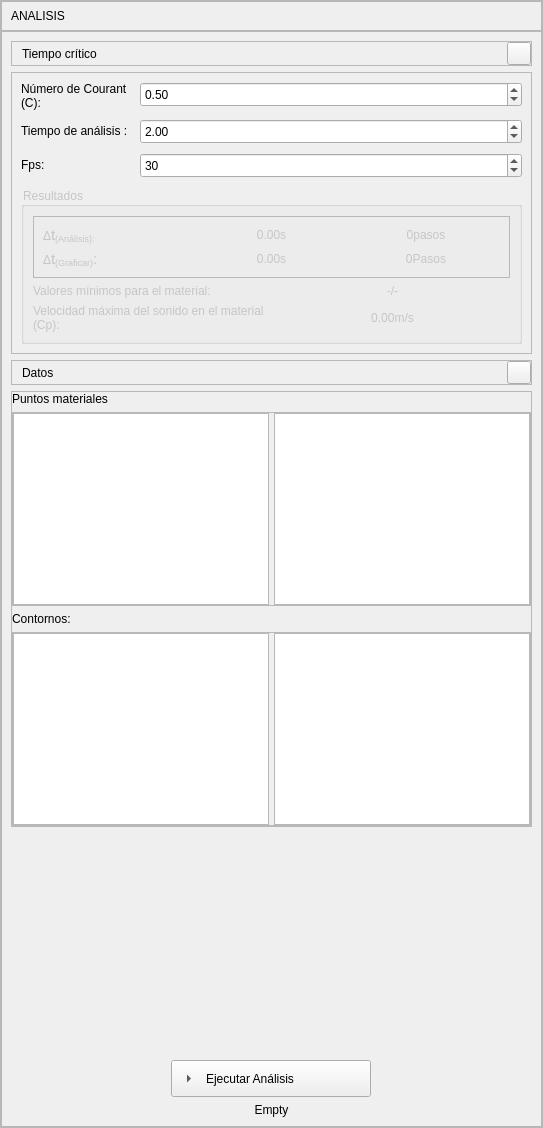
       <widget class="QFrame" name="frame_Execute">
        <property name="sizePolicy">
         <sizepolicy hsizetype="Preferred" vsizetype="Preferred">
          <horstretch>0</horstretch>
          <verstretch>0</verstretch>
         </sizepolicy>
        </property>
        <property name="frameShape">
         <enum>QFrame::StyledPanel</enum>
        </property>
        <property name="frameShadow">
         <enum>QFrame::Raised</enum>
        </property>
        <layout class="QVBoxLayout" name="verticalLayout_3">
         <property name="spacing">
          <number>0</number>
         </property>
         <property name="leftMargin">
          <number>0</number>
         </property>
         <property name="topMargin">
          <number>0</number>
         </property>
         <property name="rightMargin">
          <number>0</number>
         </property>
         <property name="bottomMargin">
          <number>0</number>
         </property>
         <item>
          <widget class="QFrame" name="frame_title">
           <property name="sizePolicy">
            <sizepolicy hsizetype="Preferred" vsizetype="Fixed">
             <horstretch>0</horstretch>
             <verstretch>0</verstretch>
            </sizepolicy>
           </property>
           <property name="minimumSize">
            <size>
             <width>0</width>
             <height>30</height>
            </size>
           </property>
           <property name="maximumSize">
            <size>
             <width>16777215</width>
             <height>30</height>
            </size>
           </property>
           <property name="frameShape">
            <enum>QFrame::StyledPanel</enum>
           </property>
           <property name="frameShadow">
            <enum>QFrame::Raised</enum>
           </property>
           <property name="lineWidth">
            <number>0</number>
           </property>
           <layout class="QHBoxLayout" name="horizontalLayout_2">
            <item>
             <widget class="QLabel" name="label_cardExecuteTitle">
              <property name="text">
               <string>ANÁLISIS</string>
              </property>
              <property name="QLabelStyle" stdset="0">
               <number>1</number>
              </property>
             </widget>
            </item>
            <item>
             <spacer name="horizontalSpacer">
              <property name="orientation">
               <enum>Qt::Horizontal</enum>
              </property>
              <property name="sizeHint" stdset="0">
               <size>
                <width>58</width>
                <height>7</height>
               </size>
              </property>
             </spacer>
            </item>
           </layout>
          </widget>
         </item>
         <item>
          <widget class="QFrame" name="frame_info">
           <property name="frameShape">
            <enum>QFrame::StyledPanel</enum>
           </property>
           <property name="frameShadow">
            <enum>QFrame::Raised</enum>
           </property>
           <layout class="QVBoxLayout" name="verticalLayout_5">
            <item>
             <widget class="QFrame" name="frame_ExecuteSubTitle2">
              <property name="frameShape">
               <enum>QFrame::StyledPanel</enum>
              </property>
              <property name="frameShadow">
               <enum>QFrame::Raised</enum>
              </property>
              <layout class="QHBoxLayout" name="horizontalLayout_17">
               <property name="spacing">
                <number>0</number>
               </property>
               <property name="leftMargin">
                <number>10</number>
               </property>
               <property name="topMargin">
                <number>0</number>
               </property>
               <property name="rightMargin">
                <number>0</number>
               </property>
               <property name="bottomMargin">
                <number>0</number>
               </property>
               <item>
                <widget class="QLabel" name="label_cardExecuteSubTitle2">
                 <property name="minimumSize">
                  <size>
                   <width>262</width>
                   <height>0</height>
                  </size>
                 </property>
                 <property name="text">
                  <string>Tiempo crítico</string>
                 </property>
                 <property name="QLabelStyle" stdset="0">
                  <number>2</number>
                 </property>
                </widget>
               </item>
               <item>
                <widget class="QToolButton" name="toolButton_cardExecuteSubTitle2">
                 <property name="text">
                  <string/>
                 </property>
                 <property name="icon">
                  <iconset>
                   <normaloff>../resources/iconos/iconos_menu_draw_data/minimize.svg</normaloff>../resources/iconos/iconos_menu_draw_data/minimize.svg</iconset>
                 </property>
                 <property name="arrowType">
                  <enum>Qt::NoArrow</enum>
                 </property>
                 <property name="QToolButtonSubTitleStyle" stdset="0">
                  <number>1</number>
                 </property>
                </widget>
               </item>
              </layout>
             </widget>
            </item>
            <item>
             <widget class="QFrame" name="frame_Execute2">
              <property name="frameShape">
               <enum>QFrame::StyledPanel</enum>
              </property>
              <property name="frameShadow">
               <enum>QFrame::Raised</enum>
              </property>
              <layout class="QFormLayout" name="formLayout">
               <property name="horizontalSpacing">
                <number>9</number>
               </property>
               <property name="verticalSpacing">
                <number>9</number>
               </property>
               <item row="0" column="0">
                <widget class="QLabel" name="label_texExcute_5">
                 <property name="minimumSize">
                  <size>
                   <width>110</width>
                   <height>0</height>
                  </size>
                 </property>
                 <property name="text">
                  <string>Número de Courant (C):</string>
                 </property>
                 <property name="wordWrap">
                  <bool>true</bool>
                 </property>
                 <property name="QLabelStyle" stdset="0">
                  <number>3</number>
                 </property>
                </widget>
               </item>
               <item row="0" column="1">
                <widget class="QDoubleSpinBox" name="doubleSpinBoxl_textExecuteNumberCourant">
                 <property name="enabled">
                  <bool>true</bool>
                 </property>
                 <property name="minimumSize">
                  <size>
                   <width>120</width>
                   <height>25</height>
                  </size>
                 </property>
                 <property name="suffix">
                  <string/>
                 </property>
                 <property name="decimals">
                  <number>2</number>
                 </property>
                 <property name="minimum">
                  <double>0.100000000000000</double>
                 </property>
                 <property name="maximum">
                  <double>1.000000000000000</double>
                 </property>
                 <property name="singleStep">
                  <double>0.100000000000000</double>
                 </property>
                 <property name="value">
                  <double>0.500000000000000</double>
                 </property>
                 <property name="QDoubleSpinBoxStyle" stdset="0">
                  <number>1</number>
                 </property>
                </widget>
               </item>
               <item row="1" column="0">
                <widget class="QLabel" name="label_texExcute_8">
                 <property name="minimumSize">
                  <size>
                   <width>110</width>
                   <height>0</height>
                  </size>
                 </property>
                 <property name="text">
                  <string>Tiempo de análisis :</string>
                 </property>
                 <property name="QLabelStyle" stdset="0">
                  <number>3</number>
                 </property>
                </widget>
               </item>
               <item row="1" column="1">
                <widget class="QDoubleSpinBox" name="doubleSpinBoxl_textExecuteTimeAnalysis">
                 <property name="enabled">
                  <bool>true</bool>
                 </property>
                 <property name="minimumSize">
                  <size>
                   <width>120</width>
                   <height>25</height>
                  </size>
                 </property>
                 <property name="suffix">
                  <string/>
                 </property>
                 <property name="decimals">
                  <number>2</number>
                 </property>
                 <property name="minimum">
                  <double>0.100000000000000</double>
                 </property>
                 <property name="maximum">
                  <double>100.000000000000000</double>
                 </property>
                 <property name="singleStep">
                  <double>0.010000000000000</double>
                 </property>
                 <property name="stepType">
                  <enum>QAbstractSpinBox::DefaultStepType</enum>
                 </property>
                 <property name="value">
                  <double>2.000000000000000</double>
                 </property>
                 <property name="QDoubleSpinBoxStyle" stdset="0">
                  <number>1</number>
                 </property>
                </widget>
               </item>
               <item row="2" column="0">
                <widget class="QLabel" name="label_texExcute_10">
                 <property name="minimumSize">
                  <size>
                   <width>110</width>
                   <height>0</height>
                  </size>
                 </property>
                 <property name="text">
                  <string>Fps:</string>
                 </property>
                 <property name="QLabelStyle" stdset="0">
                  <number>3</number>
                 </property>
                </widget>
               </item>
               <item row="2" column="1">
                <widget class="QSpinBox" name="doubleSpinBoxl_textExecuteFps">
                 <property name="minimumSize">
                  <size>
                   <width>120</width>
                   <height>25</height>
                  </size>
                 </property>
                 <property name="minimum">
                  <number>1</number>
                 </property>
                 <property name="maximum">
                  <number>300</number>
                 </property>
                 <property name="singleStep">
                  <number>1</number>
                 </property>
                 <property name="value">
                  <number>30</number>
                 </property>
                 <property name="displayIntegerBase">
                  <number>10</number>
                 </property>
                 <property name="QSpinBoxStyle" stdset="0">
                  <number>1</number>
                 </property>
                </widget>
               </item>
               <item row="3" column="0" colspan="2">
                <widget class="QGroupBox" name="groupBox">
                 <property name="styleSheet">
                  <string notr="true">color: rgb(198, 198, 198);</string>
                 </property>
                 <property name="title">
                  <string>Resultados</string>
                 </property>
                 <layout class="QVBoxLayout" name="verticalLayout_7">
                  <item>
                   <widget class="QFrame" name="frame">
                    <property name="frameShape">
                     <enum>QFrame::StyledPanel</enum>
                    </property>
                    <property name="frameShadow">
                     <enum>QFrame::Raised</enum>
                    </property>
                    <layout class="QGridLayout" name="gridLayout">
                     <item row="0" column="2">
                      <widget class="QLabel" name="label_texExcuteStepAnalysis">
                       <property name="text">
                        <string>0pasos</string>
                       </property>
                       <property name="alignment">
                        <set>Qt::AlignCenter</set>
                       </property>
                      </widget>
                     </item>
                     <item row="0" column="1">
                      <widget class="QLabel" name="label_texExcuteDtAnalysis">
                       <property name="text">
                        <string>0.00s</string>
                       </property>
                       <property name="alignment">
                        <set>Qt::AlignCenter</set>
                       </property>
                      </widget>
                     </item>
                     <item row="0" column="0">
                      <widget class="QLabel" name="label_texExcute_6">
                       <property name="minimumSize">
                        <size>
                         <width>0</width>
                         <height>0</height>
                        </size>
                       </property>
                       <property name="text">
                        <string>&lt;html&gt;&lt;head/&gt;&lt;body&gt;&lt;p&gt;Δ&lt;span style=&quot; font-size:11pt;&quot;&gt;t&lt;/span&gt;&lt;span style=&quot; font-size:11pt; vertical-align:sub;&quot;&gt;(Análisis):&lt;/span&gt;&lt;/p&gt;&lt;/body&gt;&lt;/html&gt;</string>
                       </property>
                       <property name="wordWrap">
                        <bool>true</bool>
                       </property>
                       <property name="QLabelStyle" stdset="0">
                        <number>3</number>
                       </property>
                      </widget>
                     </item>
                     <item row="1" column="0">
                      <widget class="QLabel" name="label_texExcute_7">
                       <property name="minimumSize">
                        <size>
                         <width>0</width>
                         <height>0</height>
                        </size>
                       </property>
                       <property name="text">
                        <string>&lt;html&gt;&lt;head/&gt;&lt;body&gt;&lt;p&gt;Δ&lt;span style=&quot; font-size:11pt;&quot;&gt;t&lt;/span&gt;&lt;span style=&quot; font-size:11pt; vertical-align:sub;&quot;&gt;(Graficar)&lt;/span&gt;&lt;span style=&quot; font-size:11pt;&quot;&gt;:&lt;/span&gt;&lt;/p&gt;&lt;/body&gt;&lt;/html&gt;</string>
                       </property>
                       <property name="wordWrap">
                        <bool>true</bool>
                       </property>
                       <property name="QLabelStyle" stdset="0">
                        <number>3</number>
                       </property>
                      </widget>
                     </item>
                     <item row="1" column="1">
                      <widget class="QLabel" name="label_texExcuteDtGraphic">
                       <property name="text">
                        <string>0.00s</string>
                       </property>
                       <property name="alignment">
                        <set>Qt::AlignCenter</set>
                       </property>
                      </widget>
                     </item>
                     <item row="1" column="2">
                      <widget class="QLabel" name="label_texExcuteStepGraphic">
                       <property name="text">
                        <string>0Pasos</string>
                       </property>
                       <property name="alignment">
                        <set>Qt::AlignCenter</set>
                       </property>
                      </widget>
                     </item>
                    </layout>
                   </widget>
                  </item>
                  <item>
                   <layout class="QHBoxLayout" name="horizontalLayout_4">
                    <item>
                     <widget class="QLabel" name="label_texExcute_11">
                      <property name="minimumSize">
                       <size>
                        <width>110</width>
                        <height>0</height>
                       </size>
                      </property>
                      <property name="text">
                       <string>Valores mínimos para el material:</string>
                      </property>
                      <property name="scaledContents">
                       <bool>false</bool>
                      </property>
                      <property name="wordWrap">
                       <bool>true</bool>
                      </property>
                      <property name="QLabelStyle" stdset="0">
                       <number>3</number>
                      </property>
                     </widget>
                    </item>
                    <item>
                     <widget class="QLabel" name="label_texExcuteProperty">
                      <property name="text">
                       <string>-/-</string>
                      </property>
                      <property name="alignment">
                       <set>Qt::AlignCenter</set>
                      </property>
                     </widget>
                    </item>
                   </layout>
                  </item>
                  <item>
                   <layout class="QHBoxLayout" name="horizontalLayout_3">
                    <item>
                     <widget class="QLabel" name="label_texExcute_9">
                      <property name="minimumSize">
                       <size>
                        <width>110</width>
                        <height>0</height>
                       </size>
                      </property>
                      <property name="text">
                       <string>Velocidad máxima del sonido en el material (Cp):</string>
                      </property>
                      <property name="scaledContents">
                       <bool>false</bool>
                      </property>
                      <property name="wordWrap">
                       <bool>true</bool>
                      </property>
                      <property name="QLabelStyle" stdset="0">
                       <number>3</number>
                      </property>
                     </widget>
                    </item>
                    <item>
                     <widget class="QLabel" name="label_texExcuteVelocityCp">
                      <property name="text">
                       <string>0.00m/s</string>
                      </property>
                      <property name="alignment">
                       <set>Qt::AlignCenter</set>
                      </property>
                     </widget>
                    </item>
                   </layout>
                  </item>
                 </layout>
                </widget>
               </item>
              </layout>
             </widget>
            </item>
            <item>
             <widget class="QFrame" name="frame_ExecuteSubTitle1">
              <property name="frameShape">
               <enum>QFrame::StyledPanel</enum>
              </property>
              <property name="frameShadow">
               <enum>QFrame::Raised</enum>
              </property>
              <layout class="QHBoxLayout" name="horizontalLayout_16">
               <property name="spacing">
                <number>0</number>
               </property>
               <property name="leftMargin">
                <number>10</number>
               </property>
               <property name="topMargin">
                <number>0</number>
               </property>
               <property name="rightMargin">
                <number>0</number>
               </property>
               <property name="bottomMargin">
                <number>0</number>
               </property>
               <item>
                <widget class="QLabel" name="label_cardExecuteSubTitle1">
                 <property name="minimumSize">
                  <size>
                   <width>262</width>
                   <height>0</height>
                  </size>
                 </property>
                 <property name="text">
                  <string>Datos</string>
                 </property>
                 <property name="QLabelStyle" stdset="0">
                  <number>2</number>
                 </property>
                </widget>
               </item>
               <item>
                <widget class="QToolButton" name="toolButton_cardExecuteSubTitle1">
                 <property name="text">
                  <string/>
                 </property>
                 <property name="icon">
                  <iconset>
                   <normaloff>../resources/iconos/iconos_menu_draw_data/minimize.svg</normaloff>../resources/iconos/iconos_menu_draw_data/minimize.svg</iconset>
                 </property>
                 <property name="arrowType">
                  <enum>Qt::NoArrow</enum>
                 </property>
                 <property name="QToolButtonSubTitleStyle" stdset="0">
                  <number>1</number>
                 </property>
                </widget>
               </item>
              </layout>
             </widget>
            </item>
            <item>
             <widget class="QFrame" name="frame_Execute1">
              <property name="styleSheet">
               <string notr="true"/>
              </property>
              <property name="frameShape">
               <enum>QFrame::StyledPanel</enum>
              </property>
              <property name="frameShadow">
               <enum>QFrame::Raised</enum>
              </property>
              <layout class="QVBoxLayout" name="verticalLayout">
               <property name="leftMargin">
                <number>0</number>
               </property>
               <property name="topMargin">
                <number>0</number>
               </property>
               <property name="rightMargin">
                <number>0</number>
               </property>
               <property name="bottomMargin">
                <number>0</number>
               </property>
               <item>
                <widget class="QLabel" name="label_textBoundary1">
                 <property name="minimumSize">
                  <size>
                   <width>110</width>
                   <height>0</height>
                  </size>
                 </property>
                 <property name="text">
                  <string>Puntos materiales</string>
                 </property>
                 <property name="QLabelStyle" stdset="0">
                  <number>3</number>
                 </property>
                </widget>
               </item>
               <item>
                <widget class="QFrame" name="frame_8">
                 <property name="sizePolicy">
                  <sizepolicy hsizetype="Expanding" vsizetype="Expanding">
                   <horstretch>0</horstretch>
                   <verstretch>0</verstretch>
                  </sizepolicy>
                 </property>
                 <property name="minimumSize">
                  <size>
                   <width>0</width>
                   <height>0</height>
                  </size>
                 </property>
                 <property name="frameShape">
                  <enum>QFrame::StyledPanel</enum>
                 </property>
                 <property name="frameShadow">
                  <enum>QFrame::Raised</enum>
                 </property>
                 <layout class="QHBoxLayout" name="horizontalLayout_22">
                  <property name="spacing">
                   <number>5</number>
                  </property>
                  <property name="leftMargin">
                   <number>0</number>
                  </property>
                  <property name="topMargin">
                   <number>0</number>
                  </property>
                  <property name="rightMargin">
                   <number>0</number>
                  </property>
                  <property name="bottomMargin">
                   <number>0</number>
                  </property>
                  <item>
                   <widget class="QListWidget" name="listWidget_execute_pointMaterialFrom">
                    <property name="verticalScrollBarPolicy">
                     <enum>Qt::ScrollBarAlwaysOff</enum>
                    </property>
                    <property name="horizontalScrollBarPolicy">
                     <enum>Qt::ScrollBarAlwaysOff</enum>
                    </property>
                    <property name="spacing">
                     <number>3</number>
                    </property>
                    <property name="QListWidgetStyle" stdset="0">
                     <number>1</number>
                    </property>
                   </widget>
                  </item>
                  <item>
                   <widget class="QListWidget" name="listWidget_execute_pointMaterialTo">
                    <property name="verticalScrollBarPolicy">
                     <enum>Qt::ScrollBarAlwaysOff</enum>
                    </property>
                    <property name="horizontalScrollBarPolicy">
                     <enum>Qt::ScrollBarAlwaysOff</enum>
                    </property>
                    <property name="spacing">
                     <number>3</number>
                    </property>
                    <property name="QListWidgetStyle" stdset="0">
                     <number>1</number>
                    </property>
                    <property name="QListWidgetItemStyle" stdset="0">
                     <number>2</number>
                    </property>
                   </widget>
                  </item>
                 </layout>
                 <zorder>listWidget_execute_pointMaterialTo</zorder>
                 <zorder>listWidget_execute_pointMaterialFrom</zorder>
                </widget>
               </item>
               <item>
                <widget class="QLabel" name="label_textBoundary3">
                 <property name="minimumSize">
                  <size>
                   <width>110</width>
                   <height>0</height>
                  </size>
                 </property>
                 <property name="text">
                  <string>Contornos:</string>
                 </property>
                 <property name="QLabelStyle" stdset="0">
                  <number>3</number>
                 </property>
                </widget>
               </item>
               <item>
                <widget class="QFrame" name="frame_9">
                 <property name="sizePolicy">
                  <sizepolicy hsizetype="MinimumExpanding" vsizetype="Expanding">
                   <horstretch>0</horstretch>
                   <verstretch>0</verstretch>
                  </sizepolicy>
                 </property>
                 <property name="minimumSize">
                  <size>
                   <width>0</width>
                   <height>0</height>
                  </size>
                 </property>
                 <property name="frameShape">
                  <enum>QFrame::StyledPanel</enum>
                 </property>
                 <property name="frameShadow">
                  <enum>QFrame::Raised</enum>
                 </property>
                 <layout class="QHBoxLayout" name="horizontalLayout_23">
                  <property name="spacing">
                   <number>5</number>
                  </property>
                  <property name="leftMargin">
                   <number>0</number>
                  </property>
                  <property name="topMargin">
                   <number>0</number>
                  </property>
                  <property name="rightMargin">
                   <number>0</number>
                  </property>
                  <property name="bottomMargin">
                   <number>0</number>
                  </property>
                  <item>
                   <widget class="QListWidget" name="listWidget_execute_boundariesFrom">
                    <property name="verticalScrollBarPolicy">
                     <enum>Qt::ScrollBarAlwaysOff</enum>
                    </property>
                    <property name="horizontalScrollBarPolicy">
                     <enum>Qt::ScrollBarAlwaysOff</enum>
                    </property>
                    <property name="spacing">
                     <number>3</number>
                    </property>
                    <property name="QListWidgetStyle" stdset="0">
                     <number>1</number>
                    </property>
                   </widget>
                  </item>
                  <item>
                   <widget class="QListWidget" name="listWidget_execute_boundariesTo">
                    <property name="verticalScrollBarPolicy">
                     <enum>Qt::ScrollBarAlwaysOff</enum>
                    </property>
                    <property name="horizontalScrollBarPolicy">
                     <enum>Qt::ScrollBarAlwaysOff</enum>
                    </property>
                    <property name="spacing">
                     <number>3</number>
                    </property>
                    <property name="QListWidgetStyle" stdset="0">
                     <number>1</number>
                    </property>
                    <property name="QListWidgetItemStyle" stdset="0">
                     <number>2</number>
                    </property>
                   </widget>
                  </item>
                 </layout>
                </widget>
               </item>
              </layout>
             </widget>
            </item>
            <item>
             <layout class="QVBoxLayout" name="verticalLayout_6"/>
            </item>
            <item>
             <spacer name="verticalSpacer_2">
              <property name="orientation">
               <enum>Qt::Vertical</enum>
              </property>
              <property name="sizeType">
               <enum>QSizePolicy::Expanding</enum>
              </property>
              <property name="sizeHint" stdset="0">
               <size>
                <width>20</width>
                <height>227</height>
               </size>
              </property>
             </spacer>
            </item>
            <item>
             <layout class="QHBoxLayout" name="horizontalLayout_8">
              <property name="spacing">
               <number>0</number>
              </property>
              <item>
               <widget class="QToolButton" name="toolButton_Execute">
                <property name="minimumSize">
                 <size>
                  <width>180</width>
                  <height>0</height>
                 </size>
                </property>
                <property name="maximumSize">
                 <size>
                  <width>200</width>
                  <height>16777215</height>
                 </size>
                </property>
                <property name="text">
                 <string>Ejecutar Análisis</string>
                </property>
                <property name="icon">
                 <iconset>
                  <normaloff>../resources/iconos/iconos_analisis/excute.svg</normaloff>../resources/iconos/iconos_analisis/excute.svg</iconset>
                </property>
                <property name="iconSize">
                 <size>
                  <width>30</width>
                  <height>30</height>
                 </size>
                </property>
                <property name="popupMode">
                 <enum>QToolButton::InstantPopup</enum>
                </property>
                <property name="toolButtonStyle">
                 <enum>Qt::ToolButtonTextBesideIcon</enum>
                </property>
                <property name="autoRaise">
                 <bool>false</bool>
                </property>
                <property name="arrowType">
                 <enum>Qt::RightArrow</enum>
                </property>
                <property name="QToolButtonStyle" stdset="0">
                 <number>9</number>
                </property>
               </widget>
              </item>
             </layout>
            </item>
            <item>
             <layout class="QHBoxLayout" name="horizontalLayout_5">
              <property name="spacing">
               <number>0</number>
              </property>
              <item>
               <widget class="QLabel" name="label_msn">
                <property name="sizePolicy">
                 <sizepolicy hsizetype="Expanding" vsizetype="Preferred">
                  <horstretch>0</horstretch>
                  <verstretch>0</verstretch>
                 </sizepolicy>
                </property>
                <property name="text">
                 <string>Empty</string>
                </property>
                <property name="alignment">
                 <set>Qt::AlignCenter</set>
                </property>
               </widget>
              </item>
             </layout>
            </item>
           </layout>
          </widget>
         </item>
        </layout>
       </widget>
